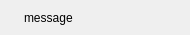
<?xml version="1.0" encoding="UTF-8"?>
<ui version="4.0">
 <class>ValidationIndicator</class>
 <widget class="QWidget" name="ValidationIndicator">
  <property name="geometry">
   <rect>
    <x>0</x>
    <y>0</y>
    <width>190</width>
    <height>35</height>
   </rect>
  </property>
  <property name="sizePolicy">
   <sizepolicy hsizetype="Expanding" vsizetype="Preferred">
    <horstretch>0</horstretch>
    <verstretch>0</verstretch>
   </sizepolicy>
  </property>
  <property name="windowTitle">
   <string notr="true">Form</string>
  </property>
  <layout class="QHBoxLayout" name="horizontalLayout">
   <property name="spacing">
    <number>0</number>
   </property>
   <property name="leftMargin">
    <number>0</number>
   </property>
   <property name="topMargin">
    <number>0</number>
   </property>
   <property name="rightMargin">
    <number>0</number>
   </property>
   <property name="bottomMargin">
    <number>0</number>
   </property>
   <item>
    <widget class="QLabel" name="iconLabel">
     <property name="sizePolicy">
      <sizepolicy hsizetype="Fixed" vsizetype="Fixed">
       <horstretch>0</horstretch>
       <verstretch>0</verstretch>
      </sizepolicy>
     </property>
     <property name="minimumSize">
      <size>
       <width>24</width>
       <height>24</height>
      </size>
     </property>
     <property name="text">
      <string notr="true"/>
     </property>
    </widget>
   </item>
   <item>
    <widget class="QLabel" name="textLabel">
     <property name="sizePolicy">
      <sizepolicy hsizetype="Expanding" vsizetype="Preferred">
       <horstretch>0</horstretch>
       <verstretch>0</verstretch>
      </sizepolicy>
     </property>
     <property name="text">
      <string notr="true">message</string>
     </property>
     <property name="wordWrap">
      <bool>true</bool>
     </property>
    </widget>
   </item>
  </layout>
 </widget>
 <resources/>
 <connections/>
</ui>
